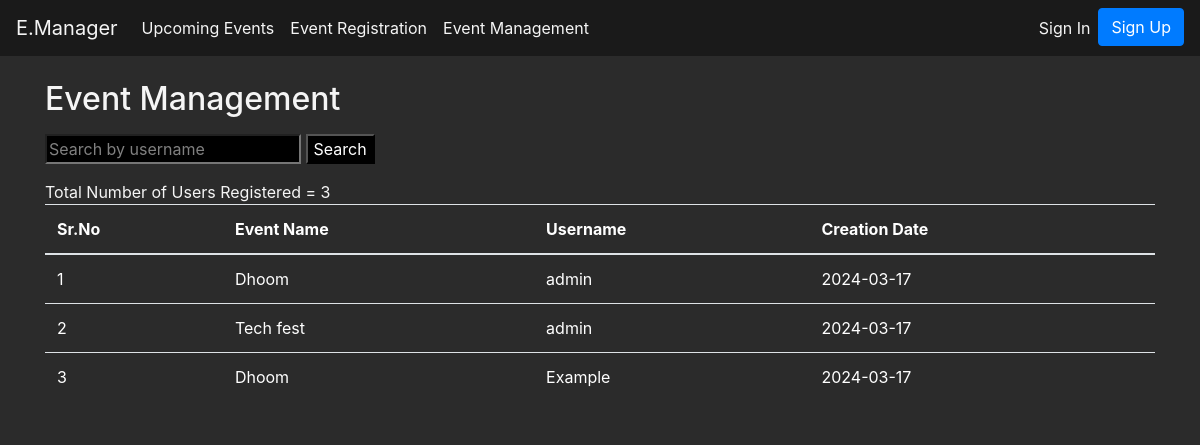
Page /event_manager on the committed database.
### App.py (models this page shows, shortened)
class Registration(db.Model):
    id = db.Column(db.Integer, primary_key=True)
    user_id = db.Column(db.Integer, db.ForeignKey('user.id'))
    event_id = db.Column(db.Integer, db.ForeignKey('event.id'))
    date_created = db.Column(db.DateTime, default=datetime.utcnow)
    user = db.relationship('User', backref=db.backref('registrations', lazy=True))
    event = db.relationship('Event', backref=db.backref('registrations', lazy=True))

class Event(db.Model):
    id = db.Column(db.Integer, primary_key=True)
    title = db.Column(db.String(80), nullable=False)
    description = db.Column(db.String(200), nullable=False)
    date = db.Column(db.DateTime, nullable=False)
    location = db.Column(db.String(80), nullable=False)
    organizer_name = db.Column(db.String(80), nullable=True)
    creator_id = db.Column(db.Integer, db.ForeignKey('user.id'))
    creator = db.relationship('User', backref=db.backref('events', lazy=True))

### App.py (the view, shortened to what this page needs)
@app.route('/event_manager', methods=['GET', 'POST'])
def event_manager():
    page = request.args.get('page', 1, type=int)
    reg = Registration.query.paginate(page=page, per_page=10, error_out=False)
    total_result = Registration.query.count()
    msg = get_flashed_messages()
    return render_template('event_manager.html', events=reg, msg=msg, total_result=total_result)

### templates/event_manager.html (shortened to what this page needs)
<!DOCTYPE html>
<html lang="en" xmlns="http://www.w3.org/1999/html">
  <head>
    <link
      href="https://stackpath.bootstrapcdn.com/bootstrap/4.5.0/css/bootstrap.min.css"
      rel="stylesheet"
    />
    <link
      rel="stylesheet"
      href="{{url_for('static',filename='css/dashboard.css')}}"
    />
  </head>
  <body>
    <nav class="navbar navbar-expand-lg navbar-light bg-light">
      <a class="navbar-brand" href="/event">E.Manager</a>
      <div class="collapse navbar-collapse" id="navbarNav">
        <ul class="navbar-nav">
          <li class="nav-item">
            <a class="nav-link" href="/event">Upcoming Events</a>
          </li>
          <li class="nav-item">
            <a class="nav-link" href="/event">Event Registration</a>
          </li>
          <li class="nav-item">
            <a class="nav-link" href="/event_manager">Event Management</a>
          </li>
        </ul>
        <ul class="navbar-nav ml-auto">
          {% if 'username' in session %}
          <li class="nav-item dropdown">
            <a
              class="nav-link dropdown-toggle"
              href="#"
              id="navbarDropdown"
              role="button"
              data-toggle="dropdown"
              aria-haspopup="true"
              aria-expanded="false"
            >
              👤 {{ session['username'] }}
            </a>
            <div class="dropdown-menu" aria-labelledby="navbarDropdown">
              <a class="dropdown-item" href="/logout">Logout</a>
            </div>
          </li>
          {% else %}
          <li class="nav-item">
            <a class="nav-link" href="/signin">Sign In</a>
          </li>
          <li class="nav-item">
            <a class="btn btn-primary" href="/signup">Sign Up</a>
          </li>
          {% endif %}
        </ul>
      </div>
    </nav>
    <div class="container mt-4">
      <h2 class="mb-3">Event Management</h2>
      <form method="POST" class="mb-3">
        <input type="text" name="search" placeholder="Search by username" />
        <input type="submit" value="Search" />
      </form>
      <a>Total Number of Users Registered = {{ total_result }} </a>
      <table class="table mb-3">
        <thead>
          <tr>
            <th>Sr.No</th>
            <th>Event Name</th>
            <th>Username</th>
            <th>Creation Date</th>
          </tr>
        </thead>
        <tbody id="userTable">
          {% for event in events %}
          <tr>
            <td>{{ event.id }}</td>
            <td>{{ event.event.title}}</td>
            <td>{{ event.user_id}}</td>
            <td>{{ event.date_created.strftime('%Y-%m-%d') }}</td>
          </tr>
          {% endfor %}
        </tbody>
      </table>
    </div>
  </body>
</html>

### static/css/dashboard.css (style rules this page uses)
body { background-color: #2b2b2b; color: #f5f5f5; }
.navbar { background-color: #1a1a1a !important; }
.nav-link, .dropdown-item { color: #f5f5f5 !important; }
.navbar-brand { color: #f5f5f5 !important; }
.btn-primary { background-color: #007bff; border-color: #007bff; }
.container { background-color: #2b2b2b; }
table { color: #ffffff; }
th, td { color: #ffffff; }
input { background-color: #000000; color: #ffffff; }
::placeholder { color: #ffffff; opacity: 0.5; }
input, textarea { background-color: #000000 !important; color: #ffffff !important; }
::placeholder { color: #ffffff !important; opacity: 0.5 !important; }

### rows in the picture
Registration: id "1", event "Dhoom", user_id "admin", date_created "2024-03-17"
Registration: id "2", event "Tech fest", user_id "admin", date_created "2024-03-17"
Registration: id "3", event "Dhoom", user_id "Example", date_created "2024-03-17"

### other values in the picture
{{ total_result }} "3"
